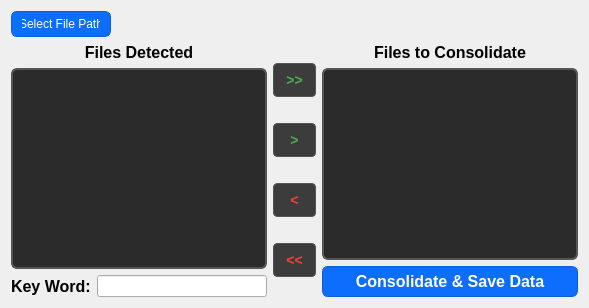
      <widget class="QWidget" name="tab_4">
       <attribute name="title">
        <string>Curation</string>
       </attribute>
       <layout class="QGridLayout" name="gridLayout_6">
        <item row="0" column="0" alignment="Qt::AlignLeft|Qt::AlignTop">
         <widget class="QPushButton" name="FilePathButton">
          <property name="maximumSize">
           <size>
            <width>100</width>
            <height>16777215</height>
           </size>
          </property>
          <property name="styleSheet">
           <string notr="true">QPushButton {
    background-color: #0d6efd;   /* primary blue */
    color: white;
    border: 1px solid #0b5ed7;
    border-radius: 6px;
    padding: 5px 10px;
}

/* Hover */
QPushButton:hover {
    background-color: #0b5ed7;
}

/* Pressed */
QPushButton:pressed {
    background-color: #0a58ca;
}

/* Keyboard focus ring */
QPushButton:focus {
    outline: none;
    border: 2px solid #b6d4fe;   /* subtle focus ring */
}

/* Disabled */
QPushButton:disabled {
    background-color: #9ec5fe;
    border-color: #9ec5fe;
    color: #eef4ff;
}
</string>
          </property>
          <property name="text">
           <string>Select File Path</string>
          </property>
         </widget>
        </item>
        <item row="1" column="0">
         <layout class="QHBoxLayout" name="horizontalLayout_2">
          <item>
           <layout class="QVBoxLayout" name="verticalLayout_2">
            <item>
             <widget class="QLabel" name="ChannelSelectionLabel_2">
              <property name="font">
               <font>
                <pointsize>12</pointsize>
                <bold>true</bold>
               </font>
              </property>
              <property name="text">
               <string>Files Detected</string>
              </property>
              <property name="alignment">
               <set>Qt::AlignCenter</set>
              </property>
             </widget>
            </item>
            <item>
             <widget class="QListWidget" name="FileList">
              <property name="styleSheet">
               <string notr="true">/* Dark theme stylesheet for QListWidget */
QListWidget {
    /* Background - slightly lighter than pure black */
    background-color: #2b2b2b;
    
    /* Border styling */
    border: 2px solid #555555;
    border-radius: 6px;
    
    /* Text color */
    color: #ffffff;
    
    /* Padding inside the widget */
    padding: 4px;
    
    /* Font settings */
    font-size: 12px;
    
    /* Remove default outline */
    outline: none;
}

/* Individual list items */
QListWidget::item {
    /* Item background */
    background-color: transparent;
    
    /* Padding around text */
    padding: 6px 8px;
    
    /* Spacing between items */
    margin: 1px 0px;
    
    /* Subtle border radius for items */
    border-radius: 3px;
    
    /* Text color */
    color: #ffffff;
}

/* Hover effect for items */
QListWidget::item:hover {
    background-color: #404040;
    color: #ffffff;
}

/* Selected item styling */
QListWidget::item:selected {
    background-color: #0078d4;  /* Blue selection color */
    color: #ffffff;
    border: none;
}

/* Selected item when widget loses focus */
QListWidget::item:selected:!active {
    background-color: #6c6c6c;
    color: #ffffff;
}

/* Focus border for the entire widget */
QListWidget:focus {
    border-color: #0078d4;
}

/* Scrollbar styling for consistency */
QListWidget QScrollBar:vertical {
    background-color: #3c3c3c;
    width: 12px;
    border-radius: 6px;
    margin: 0px;
}

QListWidget QScrollBar::handle:vertical {
    background-color: #666666;
    border-radius: 6px;
    min-height: 20px;
}

QListWidget QScrollBar::handle:vertical:hover {
    background-color: #777777;
}

QListWidget QScrollBar::add-line:vertical,
QListWidget QScrollBar::sub-line:vertical {
    height: 0px;
}

/* Alternative style for the second list box (optional) */
QListWidget#selectedFilesList {
    border-color: #00aa00;  /* Green border to differentiate */
}

QListWidget#selectedFilesList:focus {
    border-color: #00cc00;
}</string>
              </property>
             </widget>
            </item>
            <item>
             <layout class="QHBoxLayout" name="horizontalLayout">
              <item>
               <widget class="QLabel" name="KeyWordLabel">
                <property name="font">
                 <font>
                  <pointsize>12</pointsize>
                  <bold>true</bold>
                 </font>
                </property>
                <property name="text">
                 <string>Key Word:</string>
                </property>
                <property name="alignment">
                 <set>Qt::AlignLeading|Qt::AlignLeft|Qt::AlignVCenter</set>
                </property>
               </widget>
              </item>
              <item>
               <widget class="QLineEdit" name="FileListSearchBox"/>
              </item>
             </layout>
            </item>
           </layout>
          </item>
          <item>
           <layout class="QVBoxLayout" name="verticalLayout_3">
            <item>
             <widget class="QPushButton" name="moveAllRight">
              <property name="font">
               <font>
                <family>Segoe UI</family>
                <pointsize>14</pointsize>
                <bold>true</bold>
               </font>
              </property>
              <property name="styleSheet">
               <string notr="true">/* Move Selected Right (&gt;) - Light Green */
QPushButton#moveAllRight {
    background-color: #3c3c3c;
    border: 1px solid #555555;
    border-radius: 4px;
    padding: 8px 12px;
    font-family: &quot;Segoe UI&quot;, Arial, sans-serif;
    font-weight: 900;
    font-size: 14px;
    color: #4caf50;  /* Light green */
}

QPushButton#moveAllRight:hover {
    background-color: #505050;
    border-color: #777777;
    color: #66bb6a;
}

QPushButton#moveAllRight:pressed {
    background-color: #2a2a2a;
}</string>
              </property>
              <property name="text">
               <string>&gt;&gt;</string>
              </property>
             </widget>
            </item>
            <item>
             <widget class="QPushButton" name="moveSingleRight">
              <property name="font">
               <font>
                <family>Segoe UI</family>
                <pointsize>14</pointsize>
                <bold>true</bold>
               </font>
              </property>
              <property name="styleSheet">
               <string notr="true">/* Move Selected Right (&gt;) - Light Green */
QPushButton#moveSingleRight {
    background-color: #3c3c3c;
    border: 1px solid #555555;
    border-radius: 4px;
    padding: 8px 12px;
    font-family: &quot;Segoe UI&quot;, Arial, sans-serif;
    font-weight: 900;
    font-size: 14px;
    color: #4caf50;  /* Light green */
}

QPushButton#moveSingleRight:hover {
    background-color: #505050;
    border-color: #777777;
    color: #66bb6a;
}

QPushButton#moveSingleRight:pressed {
    background-color: #2a2a2a;
}</string>
              </property>
              <property name="text">
               <string>&gt;</string>
              </property>
             </widget>
            </item>
            <item>
             <widget class="QPushButton" name="moveSingleLeft">
              <property name="font">
               <font>
                <family>Segoe UI</family>
                <pointsize>14</pointsize>
                <bold>true</bold>
               </font>
              </property>
              <property name="styleSheet">
               <string notr="true">/* Move Selected Left (&lt;) - Light Red */
QPushButton#moveSingleLeft{
    background-color: #3c3c3c;
    border: 1px solid #555555;
    border-radius: 4px;
    padding: 8px 12px;
    font-family: &quot;Segoe UI&quot;, Arial, sans-serif;
    font-weight: 900;
    font-size: 14px;
    color: #f44336;  /* Light red */
}

QPushButton#moveSingleLeft:hover {
    background-color: #505050;
    border-color: #777777;
    color: #ef5350;
}

QPushButton#moveSingleLeft:pressed {
    background-color: #2a2a2a;
}</string>
              </property>
              <property name="text">
               <string>&lt;</string>
              </property>
             </widget>
            </item>
            <item>
             <widget class="QPushButton" name="moveAllLeft">
              <property name="font">
               <font>
                <family>Segoe UI</family>
                <pointsize>14</pointsize>
                <bold>true</bold>
               </font>
              </property>
              <property name="styleSheet">
               <string notr="true">/* Move Selected Left (&lt;) - Light Red */
QPushButton#moveAllLeft{
    background-color: #3c3c3c;
    border: 1px solid #555555;
    border-radius: 4px;
    padding: 8px 12px;
    font-family: &quot;Segoe UI&quot;, Arial, sans-serif;
    font-weight: 900;
    font-size: 14px;
    color: #f44336;  /* Light red */
}

QPushButton#moveAllLeft:hover {
    background-color: #505050;
    border-color: #777777;
    color: #ef5350;
}

QPushButton#moveAllLeft:pressed {
    background-color: #2a2a2a;
}</string>
              </property>
              <property name="text">
               <string>&lt;&lt;</string>
              </property>
             </widget>
            </item>
           </layout>
          </item>
          <item>
           <layout class="QVBoxLayout" name="verticalLayout_4">
            <item>
             <widget class="QLabel" name="ChannelSelectionLabel_3">
              <property name="font">
               <font>
                <pointsize>12</pointsize>
                <bold>true</bold>
               </font>
              </property>
              <property name="text">
               <string>Files to Consolidate</string>
              </property>
              <property name="alignment">
               <set>Qt::AlignCenter</set>
              </property>
             </widget>
            </item>
            <item>
             <widget class="QListWidget" name="FilestoConsolidateList">
              <property name="styleSheet">
               <string notr="true">/* Dark theme stylesheet for QListWidget */
QListWidget {
    /* Background - slightly lighter than pure black */
    background-color: #2b2b2b;
    
    /* Border styling */
    border: 2px solid #555555;
    border-radius: 6px;
    
    /* Text color */
    color: #ffffff;
    
    /* Padding inside the widget */
    padding: 4px;
    
    /* Font settings */
    font-size: 12px;
    
    /* Remove default outline */
    outline: none;
}

/* Individual list items */
QListWidget::item {
    /* Item background */
    background-color: transparent;
    
    /* Padding around text */
    padding: 6px 8px;
    
    /* Spacing between items */
    margin: 1px 0px;
    
    /* Subtle border radius for items */
    border-radius: 3px;
    
    /* Text color */
    color: #ffffff;
}

/* Hover effect for items */
QListWidget::item:hover {
    background-color: #404040;
    color: #ffffff;
}

/* Selected item styling */
QListWidget::item:selected {
    background-color: #0078d4;  /* Blue selection color */
    color: #ffffff;
    border: none;
}

/* Selected item when widget loses focus */
QListWidget::item:selected:!active {
    background-color: #6c6c6c;
    color: #ffffff;
}

/* Focus border for the entire widget */
QListWidget:focus {
    border-color: #0078d4;
}

/* Scrollbar styling for consistency */
QListWidget QScrollBar:vertical {
    background-color: #3c3c3c;
    width: 12px;
    border-radius: 6px;
    margin: 0px;
}

QListWidget QScrollBar::handle:vertical {
    background-color: #666666;
    border-radius: 6px;
    min-height: 20px;
}

QListWidget QScrollBar::handle:vertical:hover {
    background-color: #777777;
}

QListWidget QScrollBar::add-line:vertical,
QListWidget QScrollBar::sub-line:vertical {
    height: 0px;
}

/* Alternative style for the second list box (optional) */
QListWidget#selectedFilesList {
    border-color: #00aa00;  /* Green border to differentiate */
}

QListWidget#selectedFilesList:focus {
    border-color: #00cc00;
}</string>
              </property>
             </widget>
            </item>
            <item>
             <widget class="QPushButton" name="ConsolidateSaveDataButton">
              <property name="font">
               <font>
                <pointsize>12</pointsize>
                <bold>true</bold>
               </font>
              </property>
              <property name="styleSheet">
               <string notr="true">QPushButton {
    background-color: #0d6efd;   /* primary blue */
    color: white;
    border: 1px solid #0b5ed7;
    border-radius: 6px;
    padding: 5px 10px;
}

/* Hover */
QPushButton:hover {
    background-color: #0b5ed7;
}

/* Pressed */
QPushButton:pressed {
    background-color: #0a58ca;
}

/* Keyboard focus ring */
QPushButton:focus {
    outline: none;
    border: 2px solid #b6d4fe;   /* subtle focus ring */
}

/* Disabled */
QPushButton:disabled {
    background-color: #9ec5fe;
    border-color: #9ec5fe;
    color: #eef4ff;
}
</string>
              </property>
              <property name="text">
               <string>Consolidate &amp;&amp; Save Data</string>
              </property>
             </widget>
            </item>
           </layout>
          </item>
         </layout>
        </item>
       </layout>
      </widget>
